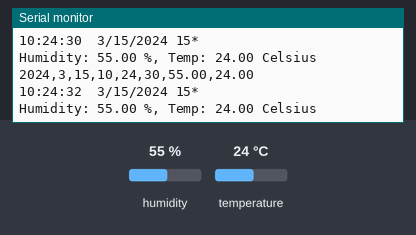
Bench run of a sketch on a simulated Arduino Uno, built with avr-gcc and run on an emulated ATmega328P. Shown: the last lines printed to the serial monitor. The test bench sets the inputs (shaded band); at power-on: humidity 55 %, temperature 24 °C. The local clock reads 2024-03-15 10:24:30 at power-on unless the sketch sets it; storage starts empty.

Above: at 2.8 s.
2.9 s: humidity set to 22 %
At 5.3 s:
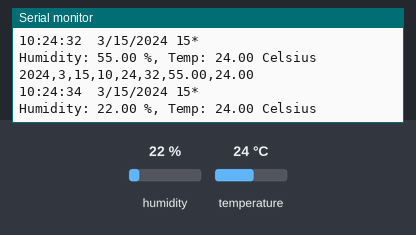
5.6 s: temperature set to 12 °C
At 7.4 s:
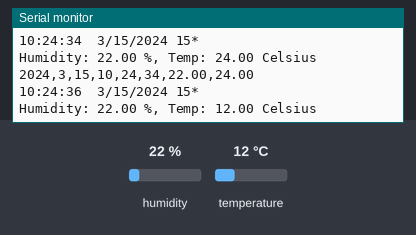
8.3 s: humidity set to 40 %
At 9.5 s:
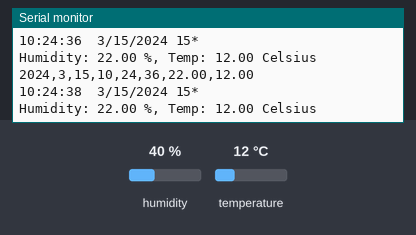
Timing chart, 0 to 11.3 s (numbered marks = the images above; inputs shaded):
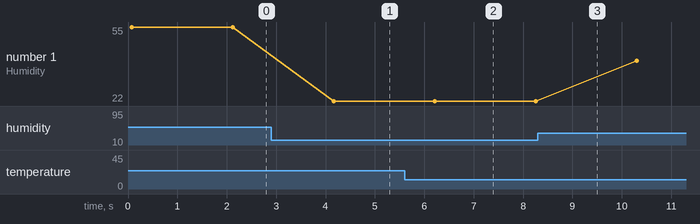

The sketch:

uno-DHT22-RTC-SD.ino
```cpp
/*
  SD card datalogger

 The circuit:
 * SD card attached to SPI bus as follows:
 ** MOSI - pin 11
 ** MISO - pin 12
 ** CLK - pin 13
 ** CS - pin 4

 */

#include <SPI.h>
#include <SD.h>

#include "DHT.h"
#include "DS1307.h"

const int chipSelect = 4;

//Constants
#define DHTPIN A0     // what pin we're connected to
#define DHTTYPE DHT22   // DHT 22  (AM2302)
DHT dht(DHTPIN, DHTTYPE); //// Initialize DHT sensor for normal 16mhz Arduino

//Variables
int chk;
float hum;  //Stores humidity value
float temp; //Stores temperature value

DS1307 clock;//define a object of DS1307 class

void setup() {
  // Open serial communications and wait for port to open:
  Serial.begin(9600);
  while (!Serial) {
    ; // wait for serial port to connect. Needed for native USB port only
  }


  Serial.print("Initializing SD card...");

  // see if the card is present and can be initialized:
  if (!SD.begin(chipSelect)) {
    Serial.println("Card failed, or not present");
    // don't do anything more:
    return;
  }
  Serial.println("card initialized.");

  dht.begin();
  clock.begin();

}

void loop() {
  // make a string for assembling the data to log:
  String dataString = "";

  // get time
  // clock.hour, clock.minute, clock.second
  // clock.month, clock.year+2000, clock.dayOfMonth
  clock.getTime();
  Serial.print(clock.hour, DEC);
  Serial.print(":");
  Serial.print(clock.minute, DEC);
  Serial.print(":");
  Serial.print(clock.second, DEC);
  Serial.print("  ");
  Serial.print(clock.month, DEC);
  Serial.print("/");
  Serial.print(clock.dayOfMonth, DEC);
  Serial.print("/");
  Serial.print(clock.year+2000, DEC);
  Serial.print(" ");
  Serial.print(clock.dayOfMonth);
  Serial.print("*");
  Serial.println(" ");
  // read three sensors and append to the string:
  //Read data and store it to variables hum and temp
  hum = dht.readHumidity();
  temp= dht.readTemperature();
  //Print temp and humidity values to serial monitor
  Serial.print("Humidity: ");
  Serial.print(hum);
  Serial.print(" %, Temp: ");
  Serial.print(temp);
  Serial.println(" Celsius");
  delay(2000); //Delay 2 sec.

  dataString += String(clock.year+2000);
  dataString += ",";
  dataString += String(clock.month);
  dataString += ",";
  dataString += String(clock.dayOfMonth);
  dataString += ",";
  dataString += String(clock.hour);
  dataString += ",";
  dataString += String(clock.minute);
  dataString += ",";
  dataString += String(clock.second);
  dataString += ",";


  dataString += String(hum);
  dataString += ",";
  dataString += String(temp);

  // open the file. note that only one file can be open at a time,
  // so you have to close this one before opening another.
  File dataFile = SD.open("datalog.txt", FILE_WRITE);

  // if the file is available, write to it:
  if (dataFile) {
    dataFile.println(dataString);
    dataFile.close();
    // print to the serial port too:
    Serial.println(dataString);
  }
  // if the file isn't open, pop up an error:
  else {
    Serial.println("error opening datalog.txt");
  }
}
```

Measured:
- after the input at 2.9 s, the serial monitor: prints a new line after 1.3 s (image 1)
- after the input at 5.6 s, the serial monitor: prints a new line after 0.61 s (image 2)
- plotted number 1: 55 → 22 after the input at 2.9 s
